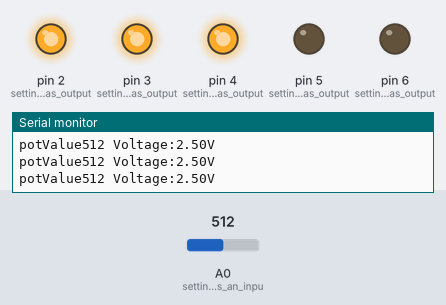
The sketch below on a simulated Arduino Uno, built with avr-gcc and run on an emulated ATmega328P. Shown: output pins drawn as LEDs (lit = HIGH), the last lines printed to the serial monitor. The test bench sets the inputs (shaded band); at power-on: A0 (setting_pin_A0_as_an_inpu) = 512.

Above: at 1.2 s.
1.3 s: A0 (setting_pin_A0_as_an_inpu) set to 589
2.8 s: A0 (setting_pin_A0_as_an_inpu) set to 613
At 3.9 s:
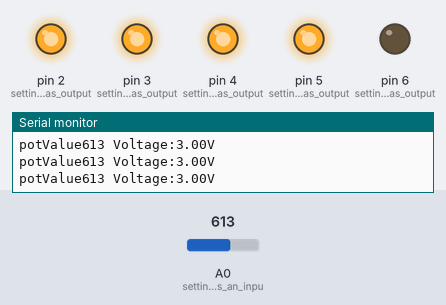
4.4 s: A0 (setting_pin_A0_as_an_inpu) set to 785
5.9 s: A0 (setting_pin_A0_as_an_inpu) set to 815
At 7.2 s:
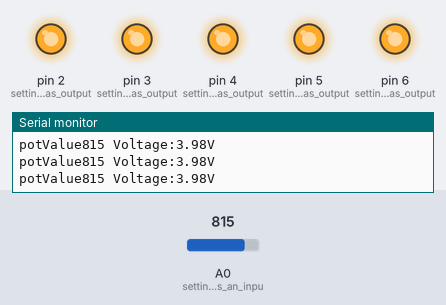
7.5 s: A0 (setting_pin_A0_as_an_inpu) set to 0
At 8.8 s:
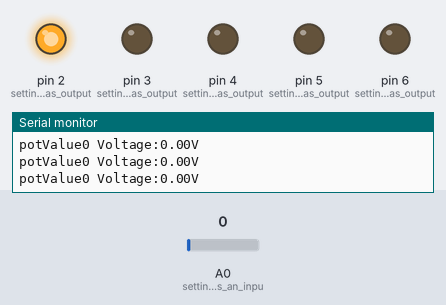
9.1 s: A0 (setting_pin_A0_as_an_inpu) set to 183
12.1 s: A0 (setting_pin_A0_as_an_inpu) set to 215
At 13.7 s:
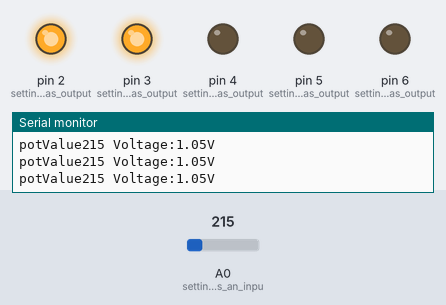
Timing chart, 0 to 14.7 s (numbered marks = the images above; inputs shaded):
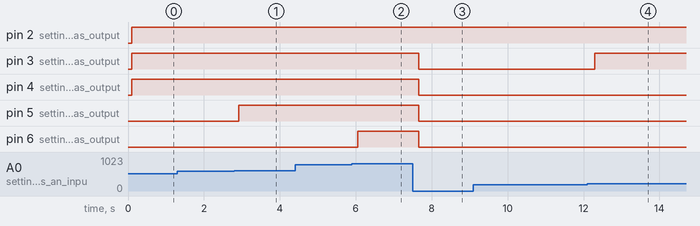

Measured:
- the behaviour switches between 599 and 600 on A0 (setting_pin_A0_as_an_inpu) (found by bisection; images 0 and 1)
- the behaviour switches between 799 and 800 on A0 (setting_pin_A0_as_an_inpu) (found by bisection; images 1 and 2)
- the behaviour switches between 199 and 200 on A0 (setting_pin_A0_as_an_inpu) (found by bisection; images 3 and 4)
- after the input at 2.8 s, pin 5 (setting_pin_5_as_output): LOW → HIGH after 0.12 s
- after the input at 5.9 s, pin 6 (setting_pin_6_as_output): LOW → HIGH after 0.15 s
- after the input at 7.5 s, pin 3 (setting_pin_3_as_output), pin 4 (setting_pin_4_as_output), pin 5 (setting_pin_5_as_output), pin 6 (setting_pin_6_as_output): HIGH → LOW after 0.16 s
- after the input at 12.1 s, pin 3 (setting_pin_3_as_output): LOW → HIGH after 0.20 s

The sketch:

14_POT_Voltage_5LEDS.ino
```cpp
/*
  POT Bit Value and Voltage with 5 LEDS
  Use potentiometer, set pin to A0 as input
  Analog read on pin A0 and prints the results to the Serial Monitor, bit value and voltage
  Analog write to set state of LED
  Use serial begin to start serial monitoring, and use serial.print or serial.println to print value
  Use float to convert the analog reading (which goes from 0 - 1023) to a voltage (0 - 5V)
  Use bit value of analog read to determine amount of LEDs light up
  As you turn the potentiometer the bit value increases and so does the voltage
*/

int var = 0; // variable set to 0

// the setup function runs once when you press reset or power the board
void setup() {

  pinMode(A0, INPUT); // setting pin A0 as an input (Potentiometer)
  pinMode(2, OUTPUT); // setting pin 2 as output (LED 1)
  pinMode(3, OUTPUT); // setting pin 3 as output (LED 2)
  pinMode(4, OUTPUT); // setting pin 4 as output (LED 3)
  pinMode(5, OUTPUT); // setting pin 5 as output (LED 4)
  pinMode(6, OUTPUT); // setting pin 6 as output (LED 5)
  Serial.begin(9600); // initialize serial communication
  Serial.println("Reading Analog Value"); // pushbutton print value
}

// the loop routine runs over and over again forever
void loop() {

  int var = analogRead(A0); // read the input on analog pin 0

  Serial.print("potValue"); // print out the state of the button
  Serial.print(var); //print out the value you read
  Serial.print(" Voltage:"); // print out the state of the button
  float voltage = var * (5.0 / 1023.0); // Convert the analog reading (which goes from 0 - 1023) to a voltage (0 - 5V)
  Serial.print(voltage); //print out the value you read
  Serial.println("V"); // print out the state of the button

  delay(100); // delay between each read


  if(var < 200) // if bit value is less than 200 LED 1 lights up
  {
    digitalWrite(2, 1); // set to high turning on LED 1
    digitalWrite(3, 0); // set to 0 LED 2 off
    digitalWrite(4, 0); // set to 0 LED 3 off
    digitalWrite(5, 0); // set to 0 LED 4 off
    digitalWrite(6, 0); // set to 0 LED 5 off

  }
  else if(var < 400) // if bit value is less than 400 LED 1 and 2 lights up
  {
    digitalWrite(2, 1); // set to high turning on LED 1
    digitalWrite(3, 1); // set to high turning on LED 2
    digitalWrite(4, 0); // set to 0 LED 3 off
    digitalWrite(5, 0); // set to 0 LED 4 off
    digitalWrite(6, 0); // set to 0 LED 5 off

  }
  else if(var < 600) // if bit value is less than 600 LED 1, 2, and 3 lights up
  {
    digitalWrite(2, 1); // set to high turning on LED 1
    digitalWrite(3, 1); // set to high turning on LED 2
    digitalWrite(4, 1); // set to high turning on LED 3
    digitalWrite(5, 0); // set to 0 LED 4 off
    digitalWrite(6, 0); // set to 0 LED 5 off

  }
  else if(var < 800) // if bit value is less than 800 LED 1, 2,3 and 4 lights up
  {
    digitalWrite(2, 1); // set to high turning on LED 1
    digitalWrite(3, 1); // set to high turning on LED 2
    digitalWrite(4, 1); // set to high turning on LED 3
    digitalWrite(5, 1); // set to high turning on LED 4
    digitalWrite(6, 0); // set to 0 LED 5 off

  }
  else // bit value higher than 800 all LEDs (1-5) light up
  {
    digitalWrite(2, 1); // set to high turning on LED 1
    digitalWrite(3, 1); // set to high turning on LED 2
    digitalWrite(4, 1); // set to high turning on LED 3
    digitalWrite(5, 1); // set to high turning on LED 4
    digitalWrite(6, 1); // set to high turning on LED 5
  }
}
```
